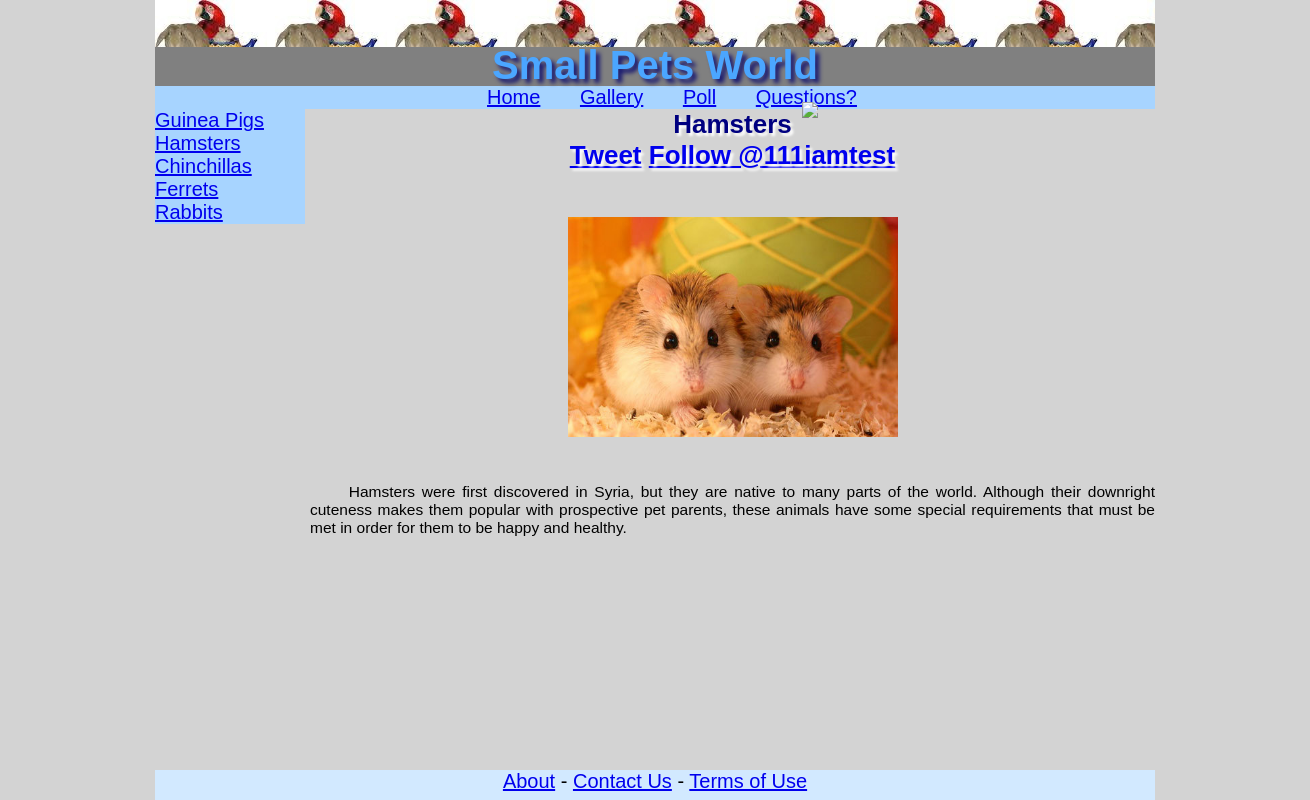
/hamster.php, run on the app's committed database.
### tables this page shows
CREATE TABLE IF NOT EXISTS `smallpets` (
  `Type` varchar(20) NOT NULL,
  `ImageUrl` varchar(300) NOT NULL,
  `ImageUrl2` varchar(300) NOT NULL,
  `Info` varchar(2000) NOT NULL,
  `Homecare` varchar(2000) NOT NULL,
  `Vetcare` varchar(2000) NOT NULL,
  `Illnesses` varchar(2000) NOT NULL,
  `Planning` varchar(2000) NOT NULL,
  PRIMARY KEY (`Type`)
);

### hamster.php (the view, shortened to what this page needs)
<?php
$action = (isset($_REQUEST['action'])&& $_REQUEST['action'] !=NULL)?$_REQUEST['action']:'';
if($action == 'ajax'){
	$link = mysql_connect("localhost","root","") or die("Couldn't make connection.");
	$db = mysql_select_db("Pets", $link) or die("Couldn't select database");
	$query = mysql_query("SELECT * FROM smallpets WHERE type = 'Hamster' ");
	$flag = 0;
while($row = mysql_fetch_array($query)){
		echo '         <br><h3 class = "space subtitle">' . 'Homecare' . '</h3>' . PHP_EOL;
		echo '         <p>' . $row['Homecare'] . '</p>' . PHP_EOL;
    echo '         <br><h3 class = "space subtitle">' . 'Vetcare' . '</h3>' . PHP_EOL;
		echo '         <p>' . $row['Vetcare'] . '</p>' . PHP_EOL;
    echo '         <br><h3 class = "space subtitle">' . 'Illnesses' . '</h3>' . PHP_EOL;
		echo '         <p>' . $row['Illnesses'] . '</p>' . PHP_EOL;
    echo '         <br><h3 class = "space subtitle">' . 'Planning' . '</h3>' . PHP_EOL;
		echo '         <p>' . $row['Planning'] . '</p>' . PHP_EOL;
}
} else{
?>
<!DOCTYPE html>
<html>
  <head>
	<?php
	$db = mysql_connect("localhost", "root");
	?>
    <link rel="stylesheet" type="text/css" href="style.css"/>
		    <link rel="stylesheet" type="text/css"
	href="http://ajax.googleapis.com/ajax/libs/jqueryui/1.10.0/themes/base/jquery-ui.css"/>
  </head>
  <body>
    <div id="container">
    <div id="header">
	  <h1><span></span></h1>
 	  <h1>Small Pets World</h1>
    </div>
	  <div id="navigationh">
	    <ul>
        <li><a href="index.php">Home</a></li>
        <li><a href="gallery.php">Gallery</a></li>
        <li><a href="poll.php">Poll</a></li>
        <li><a href="questions.php">Questions?</a></li>
	    </ul>
    </div>
    <div id="navigationv">
	    <ul>
        <li><a href="guineapig.php">Guinea Pigs</a></li>
        <li><a href="hamster.php">Hamsters</a></li>
        <li><a href="chinchilla.php">Chinchillas</a></li>
        <li><a href="ferret.php">Ferrets</a></li>
        <li><a href="rabbit.php">Rabbits</a></li>
	    </ul>
    </div>
    <div id="content">
      <h2 id="pagetitle">Hamsters
      <br />
	<a href="https://twitter.com/share" class="twitter-share-button" id="twitter" data-lang="en">Tweet</a>
	<a href="https://twitter.com/111iamtest" class="twitter-follow-button" id="twitter" data-show-count="false" data-lang="en">Follow @111iamtest</a>
      <br />
      </h2>
	<?php
		$result = mysql_query("SELECT * FROM smallpets WHERE Type = 'hamster'", $db);
		while($row = mysql_fetch_array($result)){
      echo '          <br><br><img class="petimage" src="' . $row['ImageUrl2'] . '" alt="Under Construction"/>';
		echo '<br><br><p class = "space">' . $row['Info'] . '</p>' . PHP_EOL;
		}
	?>
    </div>
		<div id="loader"><img src="loader.gif"></div>
	    <div id="pushdown"></div>
	    </div>
	    <div id="footer">
		    <a href="#">About</a> - <a href="questions.php">Contact Us</a> - <a href="#">Terms of Use</a>
		  </div>
	  </body>
	</html>
	<?php }?>

### style.css (style rules this page uses)
* { margin:0; padding:0; }
body { width:1000px; margin:auto; font-family:Arial, helvetica, Verdana, Sans-Serif; font-size:20px; background:lightgray; }
html, body { height:100%; }
h1 { height:43px; font-size:2em; font-style:bold; color:#4BA6FF; text-shadow: 0.1em 0.1em 0.1em midnightblue; }
p { text-indent:2.5em; font-size:0.775em; text-align:justify; }
.space { line-height: 0.3 em; }
#container { min-height:100%; margin-bottom:-30px; }
#header { background-color:gray; text-align:center; position: relative }
#header h1 span { background: url(pattern.jpg) repeat-x; display: block; width: 100%; height: 47px; position: absolute; }
#pagetitle { color:navy; text-shadow: white 0.1em 0.1em 0.1em; font-size:1.3em; text-align: center; }
#navigationh { background-color:#A7D4FF; }
#navigationh ul { text-align:center; }
#navigationh li { display:inline; padding-left:1.7em; }
#navigationv { float:left; background-color:#A7D4FF; width:150px; }
#navigationv li { list-style-type:none; }
#content { margin-left:155px; }
#pushdown { clear:both; height:30px; }
#footer { background-color:#D2E9FF; text-align:center; height:30px; }
img.petimage { display:block; margin-left:auto; margin-right:auto; width: 16.5em; height: 11em; }
#loader { position: absolute; text-align: center; top: 100px; width: 100%; display:none; }

### data on the page
smallpets: ImageUrl2 (picture), Info "Hamsters were first discovered in Syria, but they are native to many parts of the world. Although their downright cuteness makes them popular with prospective pet parents, these animals have some special requirements that must be met in order for them to be happy and healthy."
